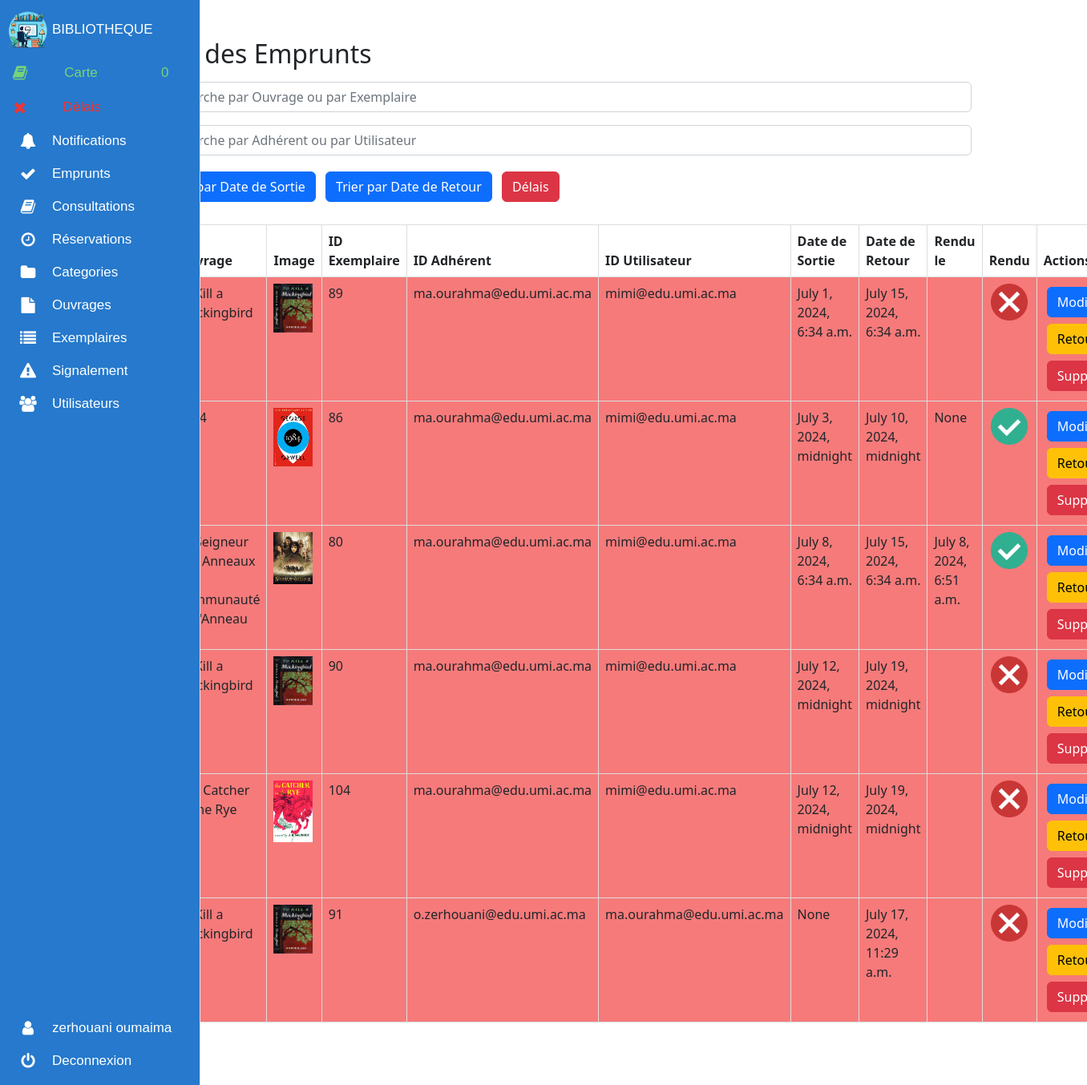
The app's page /liste_emprunt/ (signed in) with its own data.
### biblio_app/models.py (models this page shows, shortened)
class Emprunter(models.Model):
    id_emprunt = models.AutoField(primary_key=True)
    exemplaire = models.ForeignKey(Exemplaire, on_delete=models.CASCADE)
    ouvrage = models.ForeignKey(Ouvrage, on_delete=models.CASCADE)
    bibliothecaire_id = models.ForeignKey(Personne, on_delete=models.CASCADE,related_name="emprunter_bibliothecaire",null=True)
    utilisateur = models.ForeignKey(Personne, on_delete=models.CASCADE,related_name="emprunter_utilisateur",null=True)
    date_sortie = models.DateTimeField(blank=True, null=True)
    date_retour = models.DateTimeField(blank=True, null=True)
    date_rendu = models.DateTimeField(blank=True, null=True)
    rendu = models.BooleanField(default=False)
    num_extensions=models.IntegerField(default=0)

class Ouvrage(models.Model):
    ISBN  = models.CharField(max_length=100,primary_key=True)
    titre = models.CharField(max_length=80)
    type = models.CharField(max_length=20)
    auteur  = models.CharField(max_length=50)
    categorie  = models.ForeignKey(Categorie , on_delete=models.CASCADE , default=1)
    edition  = models.CharField(max_length=80)
    image = models.ImageField(upload_to='uploads/ouvrage/')
    description =models.CharField(max_length=300,default='')
    num_exemplaire = models.PositiveIntegerField(default=0)
    num_exmp_dispo = models.PositiveIntegerField(default=0)

class Exemplaire(models.Model):
    id_exemplaire = models.AutoField(primary_key=True,unique=True)
    deteriore = models.BooleanField(default=False)
    perdu = models.BooleanField(default=False)
    empruntable = models.BooleanField(default=True)
    ouvrage = models.ForeignKey(Ouvrage, on_delete=models.CASCADE)
    disponible = models.BooleanField(default=True)
    def __init__(self, *args, **kwargs):
        super(Exemplaire, self).__init__(*args, **kwargs)
        if self.pk is None:
            self.deteriore = False
            self.perdu = False

class Personne(AbstractBaseUser, PermissionsMixin):
    image = models.ImageField(upload_to='uploads/users/image/', null=True, blank=True,default="assets/profile_user.jpeg")
    email = models.EmailField(unique=True)
    nom = models.CharField(max_length=100)
    prenom = models.CharField(max_length=100)
    telephone = models.CharField(max_length=20)
    password=models.CharField(max_length=50)
    is_verified = models.BooleanField(default=False)
    is_active = models.BooleanField(default=True)
    is_staff = models.BooleanField(default=False)
    banni = models.BooleanField(default=False)
    USERNAME_FIELD = 'email'
    REQUIRED_FIELDS = ['nom','prenom','password']
    ROLE_CHOICES = (
        ('UTILISATEUR', 'Utilisateur'),
        ('BIBLIOTHECAIRE', 'Bibliothecaire'),
        ('ADMINSUP', 'AdminSup'),
    )
    role = models.CharField(max_length=20, choices=ROLE_CHOICES, default='UTILISATEUR')
    objects = PersonneManager()
    def __str__(self):
        return self.email

### biblio_app/views.py (the view)
# urls.py: path('liste_emprunt/', views.liste_emprunt, name='liste_emprunt'),
@login_required
def liste_emprunt(request):
    if is_bibliothecaire(request):
        try:
            emprunt_list = Emprunter.objects.all().order_by('id_emprunt')
            ouvrages = Ouvrage.objects.all()
            exemplaires = Exemplaire.objects.all()
            paginator = Paginator(emprunt_list, 10)  # Show 10 categories per page
            page_number = request.GET.get('page')
            emprunts = paginator.get_page(page_number)
            return render(request, 'liste_emprunt.html', {'emprunts': emprunts, 'ouvrages': ouvrages, 'exemplaires': exemplaires, 'showing': True})
        except DatabaseError as e:
            messages.error(request, "Une erreur est survenue lors de la récupération des emprunts.")
            return redirect('home')
    else:
        messages.error(request, "Vous n'êtes pas autorisé à accéder à cette page.")
        return redirect('home')

### biblio_app/views.py (called while the page is built)
@login_required
def is_bibliothecaire(request):
    if not request.user.is_authenticated:
        return redirect('login_user')
    elif request.user.role == 'BIBLIOTHECAIRE':
        return True
    else:
        return False

### cart/cart.py (called while the page is built)
    def __len__(self):
        return len(self.cart)

### cart/context_processors.py (called while the page is built)
def cart(request):
    return {'cart':Cart(request)}

### biblio_app/templates/liste_emprunt.html (shortened to what this page needs)
{% extends 'admin_nav.html' %}{% block content %}
{% load static %}
<div class="container mt-5">
  <h2>Liste des Emprunts</h2>
  <div class="container mt-3">
    <input type="text" id="searchOuvrage" class="form-control" placeholder="Recherche par Ouvrage ou par Exemplaire">
  </div>
  <div class="container mt-3">
    <input type="text" id="searchBibliothecaire" class="form-control" placeholder="Recherche par Adhérent ou par Utilisateur">
  </div>
  <div class="container mt-3">
    <button class="btn btn-primary" onclick="sortTable(6)">Trier par Date de Sortie</button>
    <button class="btn btn-primary" onclick="sortTable(7)">Trier par Date de Retour</button>
    <button class="btn btn-danger" onclick="filterDeadlineSurpassed()">Délais</button>
  </div><br>
  <table class="table">
    <thead>
      <tr>
        <th>ID</th>
        <th>Ouvrage</th>
        <th>Image</th>
        <th>ID Exemplaire</th>
        <th>ID Adhérent</th>
        <th>ID Utilisateur</th>
        <th>Date de Sortie</th>
        <th>Date de Retour</th>
        <th>Rendu le</th>
        <th>Rendu</th>
        <th>Actions</th>
      </tr>
    </thead>
    <tbody>
      {% for emprunt in emprunts %}
        <tr>
          <td>{{ emprunt.id_emprunt }}</td>
          <td>{{ emprunt.ouvrage.titre }}</td>
          <td><img src="{{ emprunt.ouvrage.image.url }}" style="max-width: 95%; height: auto;"></td>
          <td>{{ emprunt.exemplaire.id_exemplaire }}</td>
          <td>{{ emprunt.bibliothecaire_id }}</td>
          <td>{{ emprunt.utilisateur.email }}</td>
          <td>{{ emprunt.date_sortie }}</td>
          <td>{{ emprunt.date_retour }}</td>
          <td>{% if emprunt.rendu %}{{ emprunt.date_rendu }}{% endif %}</td>
          <td style="max-width: 50px;">
            {% if emprunt.rendu %}
              <img src="{% static 'assets/True.png' %}" alt="True" style="max-width: 90%; display: block; margin: auto;"/>
            {% else %}
              <img src="{% static 'assets/False.png' %}" alt="True" style="max-width: 90%; display: block; margin: auto;"/>
            {% endif %}
          </td>
          <td>
            {% if request.user.role == 'BIBLIOTHECAIRE' %}
            <button class="btn btn-primary modify-btn" data-toggle="modal" data-target="#modifyModal"
             data-emprunt-id_emprunt="{{ emprunt.id_emprunt }}"
             data-ouvrage="{{ emprunt.ouvrage.ISBN }}"
             data-exemplaire="{{ emprunt.exemplaire.id_exemplaire }}"
             data-bibliothecaire="{{ emprunt.bibliothecaire_id }}"
             data-utilisateur="{{ emprunt.utilisateur.email }}"
             data-date_sortie="{{ emprunt.date_sortie }}"
             data-rendu="{{ emprunt.rendu }}">
             Modifier</button>
            {% endif %}
            <button class="btn btn-warning" data-id_emprunt="{{ emprunt.id_emprunt }}" id="returnButton">Retourner</button>
            <button class="btn btn-danger delete-btn" data-id_emprunt="{{ emprunt.id_emprunt }}" id="deleteButton">Supprimer</button>
          </td>
        </tr>
      {% endfor %}
    </tbody>
  </table>
  <div class="pagination">
    <nav aria-label="Page navigation">
      <ul class="pagination">
          {% for num in emprunts.paginator.page_range %}
          <li class="page-item {% if page_obj.number == num %}active{% endif %}"><a class="page-link" href="?page={{ num }}">{{ num }}</a></li>
          {% endfor %}
      </ul>
    </nav>
  </div>
</div>
{% endblock content %}

### biblio_app/templates/admin_nav.html (shortened to what this page needs)
{% load static %}
<!DOCTYPE html>
<html>
  <head>
    <link rel="stylesheet" href="{% static 'css/admin_nav.css' %}" />
    <link
      href="https://cdn.jsdelivr.net/npm/bootstrap@5.2.3/dist/css/bootstrap.min.css"
      rel="stylesheet"
    />
    <link
      href="https://cdn.jsdelivr.net/npm/bootstrap-icons@1.5.0/font/bootstrap-icons.css"
      rel="stylesheet"
    />
  </head>
  <body>
    <nav class="main-menu">
      <ul>
        <li>
          <a href="../administration/">
            <i class="fa">
          <img
          src="{% static 'assets/logo.png' %}"
          alt="logo" style="max-width: 100%;"/></i>
          <span class="nav-text">BIBLIOTHEQUE</span></a>
        </li>
        {% if request.user.role == 'BIBLIOTHECAIRE' %}
        <li>
            <a
              href="{% url 'cart_summary' %}"
              class="btn btn-outline-white"
              type="submit"
              style="color: rgb(120, 212, 120); padding: 0; margin: 0"
              title="Ouvrages stockés dans votre carte"
            >
              <i class="fa fa-book fa-2x"></i>
              <span class="nav-text"> Carte </span>
            </a>
        </li>
        <li>
          <a
            href="../emprunts_overdue/"
            class="btn btn-outline-white"
            type="submit"
            style="color: rgb(241, 52, 52); padding: 0; margin: 0"
            title="Emprunts non retournées"
          >
            <i class="fa fa-times fa-2x"></i>
            <span class="nav-text"> Délais </span>
          </a>
        </li>
        <li class="has-subnav">
          <a href="../notifications/">
            <i class="fa fa-bell fa-2x"></i>
          </a>
        </li>
        <li class="has-subnav">
          <a href="../liste_emprunt/">
            <i class="fa fa-check fa-2x"></i>
          </a>
        </li>
        <li class="has-subnav">
          <a href="../liste_consultation/">
            <i class="fa fa-book" aria-hidden="true"></i>
          </a>
        </li>
        <li class="has-subnav">
          <a href="../reservations/">
            <i class="fa fa-clock-o" aria-hidden="true"></i>
          </a>
        </li>
        {% endif %}
        <li class="has-subnav">
          <a href="../categorie/">
            <i class="fa fa-folder fa-2x"></i>
          </a>
        </li>
        <li>
          <a href="../ouvrage/">
            <i class="fa fa-file fa-2x"></i>
          </a>
        </li>
        <li>
          <a href="../exemplaire/">
            <i class="fa fa-list fa-2x"></i>
          </a>
        </li>
        <li>
          <a href="../Signalement/">
            <i class="fa fa-exclamation-triangle fa-2x"></i>
          </a>
        </li>
        <li class="has-subnav">
          <a href="../utilisateurs/">
            <i class="fa fa-users fa-2x"></i>
          </a>
        </li>
      </ul>
      <ul class="logout">
        <li>
          <a href="{% url 'update_profile' %}">
            <i class="fa fa-user fa-2x"></i>
          </a>
        </li>
        <li>
          <a href="{% url 'logout_user' %}">
            <i class="fa fa-power-off fa-2x"></i>
          </a>
        </li>
      </ul>
    </nav>
    <div class="container">
      <main class="main-content">
        {% block content %} {% endblock %}
      </main>
    </div>
  </body>
</html>

### biblio_app/static/css/admin_nav.css (style rules this page uses)
.fa-2x { font-size: 2em; }
.fa { position: relative; display: table-cell; width: 60px; height: 36px; text-align: center; vertical-align: middle; font-size:20px; }
nav.main-menu { position: fixed; top: 0; bottom: 0; left: 0; width: 60px; background-color: #2679cc; z-index: 999; }
.main-menu { background:#2679cc; border-right:1px solid #e5e5e5; position:absolute; top:0; bottom:0; height:100%; left:0; width:60px; overflow:hidden; -webkit-transition:width .05s linear; transition:width .05s linear; -webkit-transform:translateZ(0) scale(1,1); z-index: 999; }
.main-menu>ul { margin:7px 0; }
.main-menu li { position:relative; display:block; width:250px; margin: 5px; }
.main-menu li>a { position:relative; display:table; border-collapse:collapse; border-spacing:0; color:#ffffff; font-family: arial; font-size: 17px; text-decoration:none; -webkit-transform:translateZ(0) scale(1,1); -webkit-transition:all .1s linear; transition:all .1s linear; }
.main-menu .nav-text { position:relative; display:table-cell; vertical-align:middle; width:190px; font-family: 'Titillium Web', sans-serif; }
.main-menu>ul.logout { position:absolute; left:0; bottom:0; }
nav { -webkit-user-select:none; -moz-user-select:none; -ms-user-select:none; -o-user-select:none; user-select:none; }
nav ul,nav li { outline:0; margin:0; padding:0; }
.main-content { margin-left: 45px; }

### biblio_app/templates/liste_emprunt.html (style rules this page uses)
button { margin: 4px; }
table { border-collapse: collapse; width: 100%; }
th, td { border: 1px solid #dddddd; text-align: left; padding: 8px; }
th { background-color: #f2f2f2; }
.pagination { margin-top: 20px; }
.deadline-surpassed { background-color: #f67a7a; }

### records on screen
Emprunter: ouvrage.titre "To Kill a Mockingbird", ouvrage.image (picture), exemplaire.id_exemplaire "89", bibliothecaire_id "ma.ourahma@edu.umi.ac.ma", utilisateur.email "mimi@edu.umi.ac.ma", date_sortie "July 1, 2024, 6:34 a.m.", date_retour "July 15, 2024, 6:34 a.m.", rendu False (drawn)
Emprunter: ouvrage.titre "1984", ouvrage.image (picture), exemplaire.id_exemplaire "86", bibliothecaire_id "ma.ourahma@edu.umi.ac.ma", utilisateur.email "mimi@edu.umi.ac.ma", date_sortie "July 3, 2024, midnight", date_retour "July 10, 2024, midnight", date_rendu "None", rendu True (drawn)
Emprunter: ouvrage.titre "Le Seigneur des Anneaux : La Communauté de l'Anneau", ouvrage.image (picture), exemplaire.id_exemplaire "80", bibliothecaire_id "ma.ourahma@edu.umi.ac.ma", utilisateur.email "mimi@edu.umi.ac.ma", date_sortie "July 8, 2024, 6:34 a.m.", date_retour "July 15, 2024, 6:34 a.m.", date_rendu "July 8, 2024, 6:51 a.m.", rendu True (drawn)
Emprunter: ouvrage.titre "To Kill a Mockingbird", ouvrage.image (picture), exemplaire.id_exemplaire "90", bibliothecaire_id "ma.ourahma@edu.umi.ac.ma", utilisateur.email "mimi@edu.umi.ac.ma", date_sortie "July 12, 2024, midnight", date_retour "July 19, 2024, midnight", rendu False (drawn)
Emprunter: ouvrage.titre "The Catcher in the Rye", ouvrage.image (picture), exemplaire.id_exemplaire "104", bibliothecaire_id "ma.ourahma@edu.umi.ac.ma", utilisateur.email "mimi@edu.umi.ac.ma", date_sortie "July 12, 2024, midnight", date_retour "July 19, 2024, midnight", rendu False (drawn)
Emprunter: ouvrage.titre "To Kill a Mockingbird", ouvrage.image (picture), exemplaire.id_exemplaire "91", bibliothecaire_id "o.zerhouani@edu.umi.ac.ma", utilisateur.email "ma.ourahma@edu.umi.ac.ma", date_sortie "None", date_retour "July 17, 2024, 11:29 a.m.", rendu False (drawn)
